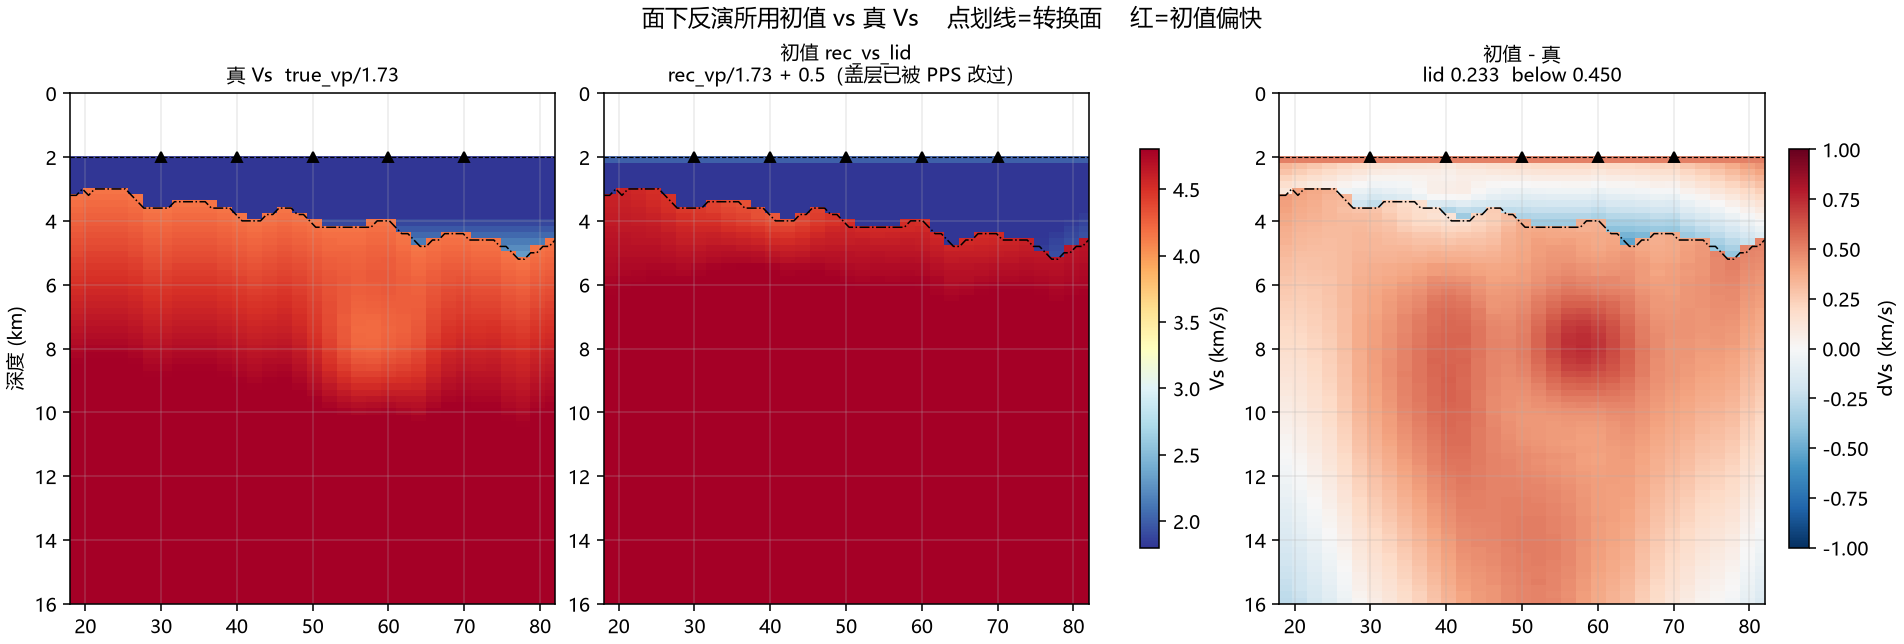

Generate this figure with Python:
#!/usr/bin/env python
# -*- coding: utf-8 -*-
"""真 Vs、面下反演初值 rec_vs_lid、以及差。"""

from __future__ import annotations

import sys
from pathlib import Path

import matplotlib

matplotlib.use("Agg")
import matplotlib.pyplot as plt
import numpy as np

HERE = Path(__file__).resolve().parent
ROOT = HERE.parent
sys.path.insert(0, str(HERE))
sys.path.insert(0, str(ROOT))
sys.path.insert(0, str(ROOT / "inv_2d"))
import inv_grid as g  # noqa: E402
import make_ppp_psp_inv_case as m2  # noqa: E402
from check_joint import OBS_XS, mask_crust, region_rms  # noqa: E402
from check_lvz import load_vp_vs  # noqa: E402
from make_lvz import BEL_LVZ, LID_LVZ  # noqa: E402

plt.rcParams["font.sans-serif"] = ["Microsoft YaHei", "SimHei", "DejaVu Sans"]
plt.rcParams["axes.unicode_minus"] = False

XLO, XHI = 18.0, 82.0
VCLIM = (1.8, 4.8)
DCLIM = 1.00


def _style(ax, title):
    xs_l = np.linspace(XLO, XHI, 80)
    ax.plot(xs_l, [g.z_conv(x) for x in xs_l], "k-.", lw=0.8, zorder=2)
    ax.plot(xs_l, [g.H] * len(xs_l), "k--", lw=0.6, zorder=2)
    ax.plot(list(OBS_XS), [g.H] * len(OBS_XS), "k^", ms=5, zorder=7)
    ax.set_xlim(XLO, XHI)
    ax.set_ylim(16, 0)
    ax.set_title(title, fontsize=10)
    ax.grid(True, alpha=0.25)


def main() -> int:
    fa = HERE / "path_a"
    xs, zs, _, _, _, t_vs, s_vs, _ = load_vp_vs(fa)
    _, _, vel = m2.parse_smesh(fa / "rec_vs_lid.smesh")
    i_vs = mask_crust(xs, zs, vel)
    extent = (float(xs[0]), float(xs[-1]), float(zs[-1]), float(zs[0]))
    dlt = i_vs - t_vs
    print(
        "true Vs = true_vp / %.2f  (lid LVZ x=%.0f z=%.2f amp=%+.2f km/s on Vp; "
        "below LVZ x=%.0f z=%.2f amp=%+.2f km/s on Vp)"
        % (
            g.KAPPA,
            LID_LVZ["x0"],
            LID_LVZ["z0"],
            LID_LVZ["amp"],
            BEL_LVZ["x0"],
            BEL_LVZ["z0"],
            BEL_LVZ["amp"],
        )
    )
    print(
        f"init rec_vs_lid vs true  lid {region_rms(xs, zs, i_vs, t_vs, lid=True):.4f}  "
        f"below {region_rms(xs, zs, i_vs, t_vs, lid=False):.4f}"
    )
    if s_vs is not None:
        print(
            f"start_vs vs true         lid {region_rms(xs, zs, s_vs, t_vs, lid=True):.4f}  "
            f"below {region_rms(xs, zs, s_vs, t_vs, lid=False):.4f}"
        )

    fig, axes = plt.subplots(1, 3, figsize=(13.6, 4.6), facecolor="w", layout="constrained")
    panels = (
        (axes[0], t_vs, "RdYlBu_r", *VCLIM, "真 Vs  true_vp/1.73"),
        (
            axes[1],
            i_vs,
            "RdYlBu_r",
            *VCLIM,
            f"初值 rec_vs_lid\nrec_vp/1.73 + {g.HOT_DV:g}（盖层已被 PPS 改过）",
        ),
        (
            axes[2],
            dlt,
            "RdBu_r",
            -DCLIM,
            DCLIM,
            f"初值 - 真\nlid {region_rms(xs, zs, i_vs, t_vs, lid=True):.3f}  "
            f"below {region_rms(xs, zs, i_vs, t_vs, lid=False):.3f}",
        ),
    )
    last_v = last_d = None
    for ax, grid, cmap, vmin, vmax, title in panels:
        im = ax.imshow(
            grid,
            extent=extent,
            cmap=cmap,
            vmin=vmin,
            vmax=vmax,
            aspect="auto",
            interpolation="nearest",
            zorder=0,
        )
        if cmap == "RdBu_r":
            last_d = im
        else:
            last_v = im
        _style(ax, title)
    axes[0].set_ylabel("深度 (km)")
    fig.colorbar(last_v, ax=axes[0:2].ravel().tolist(), shrink=0.78, label="Vs (km/s)")
    fig.colorbar(last_d, ax=axes[2], shrink=0.78, label="dVs (km/s)")
    fig.suptitle("面下反演所用初值 vs 真 Vs    点划线=转换面    红=初值偏快")
    out = HERE / "check_vs_init.png"
    fig.savefig(out, dpi=140)
    plt.close(fig)
    print(f"wrote {out}")
    return 0


if __name__ == "__main__":
    raise SystemExit(main())
